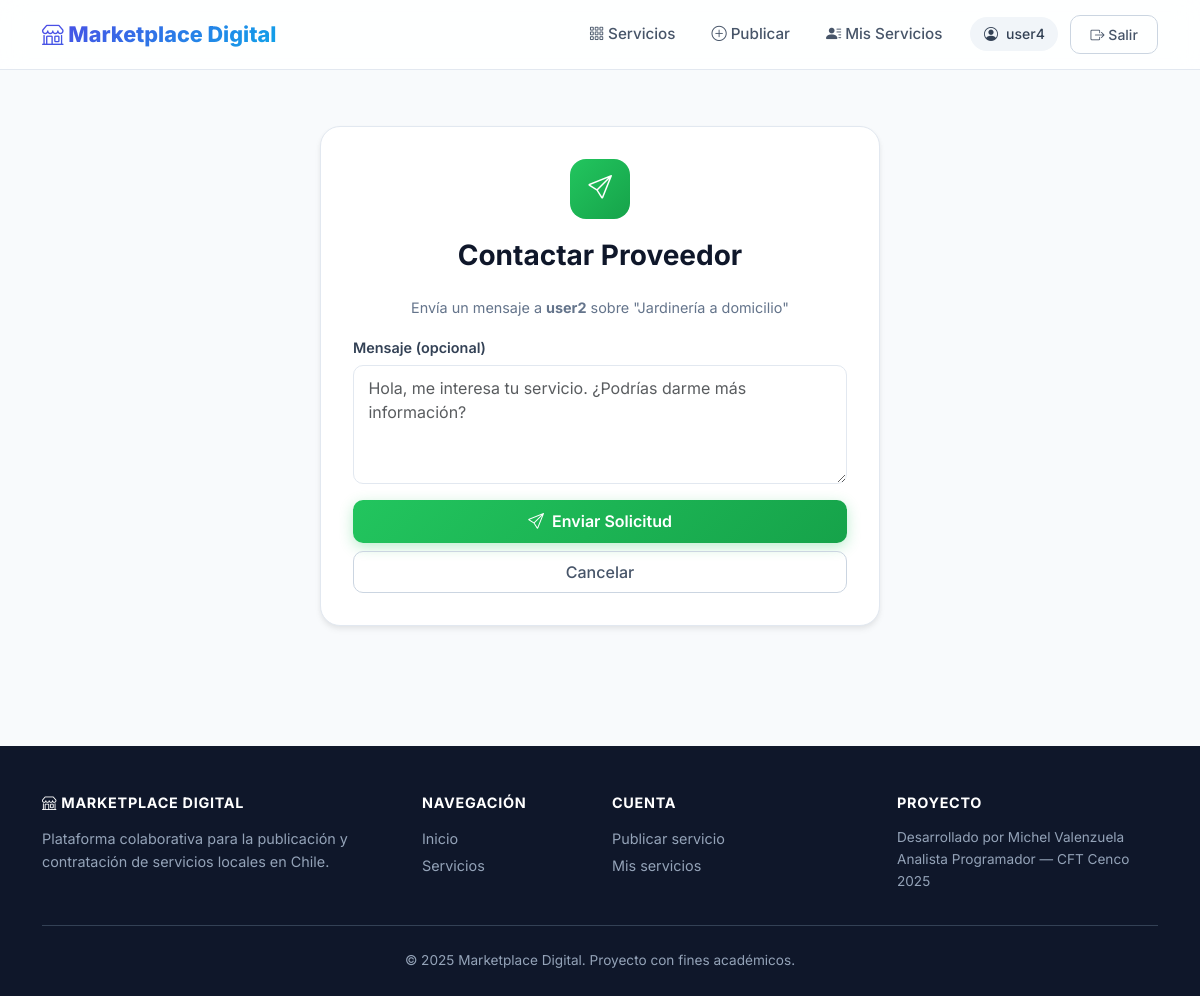
The page /servicios/20/contactar/ (signed in) on the database its author committed.
### services/models.py (models this page shows, shortened)
class Service(models.Model):
    owner = models.ForeignKey(User, on_delete=models.CASCADE, related_name="services")
    title = models.CharField(max_length=120)           # ← título de la publicación
    description = models.TextField()                   # ← descripción
    category = models.ForeignKey(Category, on_delete=models.PROTECT, related_name="services")
    price_from = models.DecimalField(max_digits=10, decimal_places=2, null=True, blank=True)
    is_active = models.BooleanField(default=True)      # ← permite ocultar/pausar un servicio
    created_at = models.DateTimeField(auto_now_add=True)  # ← fecha de creación automática

### services/views.py (the view, shortened to what this page needs)
# urls.py: path("servicios/<int:pk>/contactar/", ServiceRequestCreateView.as_view(), name="service_contact"),
class ServiceRequestCreateView(LoginRequiredMixin, CreateView):
    model = ServiceRequest
    form_class = ServiceRequestForm
    template_name = "services/request_form.html"
    def dispatch(self, request, *args, **kwargs):
        self.service_obj = get_object_or_404(Service, pk=kwargs["pk"])
        if request.user.is_authenticated and self.service_obj.owner_id == request.user.id:
            messages.warning(request, "No puedes contactar tu propio servicio.")
            return redirect("service_detail", pk=self.service_obj.pk)
        return super().dispatch(request, *args, **kwargs)

### services/forms.py
class ServiceRequestForm(forms.ModelForm):
    class Meta:
        model = ServiceRequest
        fields = ["message"]
        labels = {"message": "Mensaje (opcional)"}
        widgets = {"message": forms.Textarea(attrs={"rows": 3})}

### templates/services/request_form.html (shortened to what this page needs)
{% extends "base.html" %}
{% block content %}
<div class="container py-4">
  <div class="mk-form-card">
    <div class="text-center mb-3">
      <div class="auth-icon" style="background:linear-gradient(135deg, var(--success), #16a34a);">
        <i class="bi bi-send"></i>
      </div>
      <h3>Contactar Proveedor</h3>
      <p style="color:var(--gray-500);font-size:.9rem;">
        Envía un mensaje a <strong>{{ view.service_obj.owner.username }}</strong>
        sobre "{{ view.service_obj.title }}"
      </p>
    </div>
    <form method="post">
      <div class="mb-3">
        <label for="id_message" class="form-label">Mensaje (opcional)</label>
        <textarea name="message" id="id_message" class="form-control" rows="4"
                  placeholder="Hola, me interesa tu servicio. ¿Podrías darme más información?"></textarea>
      </div>
      <button class="btn btn-mk-success w-100" type="submit">
        <i class="bi bi-send me-1"></i> Enviar Solicitud
      </button>
      <a class="btn btn-mk-outline w-100 mt-2"
         href="{% url 'service_detail' view.service_obj.pk %}">Cancelar</a>
    </form>
  </div>
</div>
{% endblock %}

### templates/base.html (shortened to what this page needs)
{% load static %}
<!doctype html>
<html lang="es">
<head>
  <link rel="stylesheet" href="https://cdn.jsdelivr.net/npm/bootstrap@5.3.3/dist/css/bootstrap.min.css">
  <link rel="stylesheet" href="https://cdn.jsdelivr.net/npm/bootstrap-icons@1.11.3/font/bootstrap-icons.min.css">
  <link rel="stylesheet" href="{% static 'css/style.css' %}">
</head>
<body>
<nav class="mk-navbar navbar navbar-expand-lg">
  <div class="container">
    <a class="navbar-brand" href="{% url 'home' %}">
      <i class="bi bi-shop"></i> Marketplace Digital
    </a>
    <div class="collapse navbar-collapse" id="navMain">
      <ul class="navbar-nav ms-auto align-items-center gap-1">
        <li class="nav-item">
          <a class="nav-link" href="{% url 'service_list' %}">
            <i class="bi bi-grid-3x3-gap me-1"></i>Servicios
          </a>
        </li>
        {% if user.is_authenticated %}
          <li class="nav-item">
            <a class="nav-link" href="{% url 'service_new' %}">
              <i class="bi bi-plus-circle me-1"></i>Publicar
            </a>
          </li>
          <li class="nav-item">
            <a class="nav-link" href="{% url 'my_services' %}">
              <i class="bi bi-person-lines-fill me-1"></i>Mis Servicios
            </a>
          </li>
          <li class="nav-item ms-2">
            <span class="user-badge">
              <i class="bi bi-person-circle"></i> {{ user.username }}
            </span>
          </li>
          <li class="nav-item">
            <form action="{% url 'logout' %}" method="post" class="d-inline">
              <button class="btn btn-mk-outline btn-sm ms-2" type="submit">
                <i class="bi bi-box-arrow-right"></i> Salir
              </button>
            </form>
          </li>
        {% endif %}
      </ul>
    </div>
  </div>
</nav>
<main>
  {% block content %}{% endblock %}
</main>
<footer class="mk-footer">
  <div class="container">
    <div class="row g-4">
      <div class="col-md-4">
        <h6><i class="bi bi-shop"></i> Marketplace Digital</h6>
        <p class="mb-0" style="font-size:.9rem;">Plataforma colaborativa para la publicación y contratación de servicios locales en Chile.</p>
      </div>
      <div class="col-md-2">
        <h6>Navegación</h6>
        <ul class="list-unstyled" style="font-size:.9rem;">
          <li class="mb-1"><a href="{% url 'home' %}">Inicio</a></li>
          <li class="mb-1"><a href="{% url 'service_list' %}">Servicios</a></li>
        </ul>
      </div>
      <div class="col-md-3">
        <h6>Cuenta</h6>
        <ul class="list-unstyled" style="font-size:.9rem;">
          {% if user.is_authenticated %}
            <li class="mb-1"><a href="{% url 'service_new' %}">Publicar servicio</a></li>
            <li class="mb-1"><a href="{% url 'my_services' %}">Mis servicios</a></li>
          {% else %}
            <li class="mb-1"><a href="{% url 'login' %}">Iniciar sesión</a></li>
            <li class="mb-1"><a href="{% url 'signup' %}">Crear cuenta</a></li>
          {% endif %}
        </ul>
      </div>
      <div class="col-md-3">
        <h6>Proyecto</h6>
        <p class="mb-0" style="font-size:.85rem;">
          Desarrollado por Michel Valenzuela<br>
          Analista Programador — CFT Cenco<br>
          2025
        </p>
      </div>
    </div>
    <div class="footer-bottom text-center">
      &copy; 2025 Marketplace Digital. Proyecto con fines académicos.
    </div>
  </div>
</footer>
</body>
</html>

### static/css/style.css (style rules this page uses)
:root { --primary: #4f46e5; --primary-dark: #4338ca; --primary-light: #818cf8; --primary-bg: #eef2ff; --secondary: #0ea5e9; --accent: #f59e0b; --success: #22c55e; --danger: #ef4444; --gray-50: #f8fafc; --gray-100: #f1f5f9; --gray-200: #e2e8f0; --gray-300: #cbd5e1; --gray-400: #94a3b8; --gray-500: #64748b; --gray-600: #475569; --gray-700: #334155; --gray-800: #1e293b; --gray-900: #0f172a; --radius: 12px; --radius-lg: 20px; --shadow-sm: 0 1px 3px rgba(0,0,0,.06), 0 1px 2px rgba(0,0,0,.04); --shadow: 0 4px 6px rgba(0,0,0,.05), 0 2px 4px rgba(0,0,0,.04); --shadow-lg: 0 10px 25px rgba(0,0,0,.08), 0 6px 10px rgba(0,0,0,.05); --shadow-xl: 0 20px 50px rgba(0,0,0,.1); --transition: all .25s cubic-bezier(.4,0,.2,1); }
body { font-family: 'Inter', -apple-system, BlinkMacSystemFont, sans-serif; background: var(--gray-50); color: var(--gray-800); line-height: 1.6; }
a { color: var(--primary); text-decoration: none; transition: var(--transition); }
.mk-navbar { background: rgba(255,255,255,.85); backdrop-filter: blur(12px); -webkit-backdrop-filter: blur(12px); border-bottom: 1px solid var(--gray-200); padding: .75rem 0; position: sticky; top: 0; z-index: 1030; }
.mk-navbar .navbar-brand { font-weight: 800; font-size: 1.35rem; background: linear-gradient(135deg, var(--primary), var(--secondary)); -webkit-background-clip: text; -webkit-text-fill-color: transparent; background-clip: text; }
.mk-navbar .nav-link { color: var(--gray-600); font-weight: 500; font-size: .95rem; padding: .5rem 1rem !important; border-radius: 8px; transition: var(--transition); }
.mk-navbar .user-badge { display: inline-flex; align-items: center; gap: .5rem; background: var(--gray-100); padding: .35rem .85rem; border-radius: 50px; font-size: .875rem; color: var(--gray-700); font-weight: 500; }
.btn-mk-success { background: linear-gradient(135deg, var(--success), #16a34a); color: white; border: none; padding: .6rem 1.5rem; border-radius: 10px; font-weight: 600; transition: var(--transition); box-shadow: 0 4px 14px rgba(34,197,94,.3); }
.btn-mk-outline { background: transparent; color: var(--gray-600); border: 1.5px solid var(--gray-300); padding: .5rem 1.2rem; border-radius: 10px; font-weight: 500; transition: var(--transition); }
.mk-form-card { background: white; border: 1px solid var(--gray-200); border-radius: var(--radius-lg); padding: 2rem; max-width: 560px; margin: 2rem auto; box-shadow: var(--shadow); }
.mk-form-card h3 { font-weight: 700; color: var(--gray-900); margin-bottom: 1.5rem; text-align: center; }
.mk-form-card .form-label { font-weight: 600; font-size: .9rem; color: var(--gray-700); margin-bottom: .35rem; }
.mk-form-card .form-control, .mk-form-card .form-select { border-radius: 10px; border: 1.5px solid var(--gray-200); padding: .65rem .9rem; transition: var(--transition); }
.mk-form-card textarea.form-control { min-height: 100px; }
.auth-icon { width: 60px; height: 60px; border-radius: 16px; background: linear-gradient(135deg, var(--primary), var(--primary-dark)); display: flex; align-items: center; justify-content: center; margin: 0 auto 1.25rem; font-size: 1.5rem; color: white; }
.mk-footer { background: var(--gray-900); color: var(--gray-400); padding: 3rem 0 1.5rem; margin-top: 4rem; }
.mk-footer h6 { color: white; font-weight: 700; font-size: .9rem; text-transform: uppercase; letter-spacing: .05em; margin-bottom: 1rem; }
.mk-footer a { color: var(--gray-400); transition: var(--transition); }
.mk-footer .footer-bottom { border-top: 1px solid var(--gray-700); padding-top: 1.5rem; margin-top: 2rem; font-size: .85rem; }

### rows shown on the page
Service: service_obj.owner.username "user2", service_obj "Jardinería a domicilio"

### other values the page prints
{{ user.username }} "user4"
